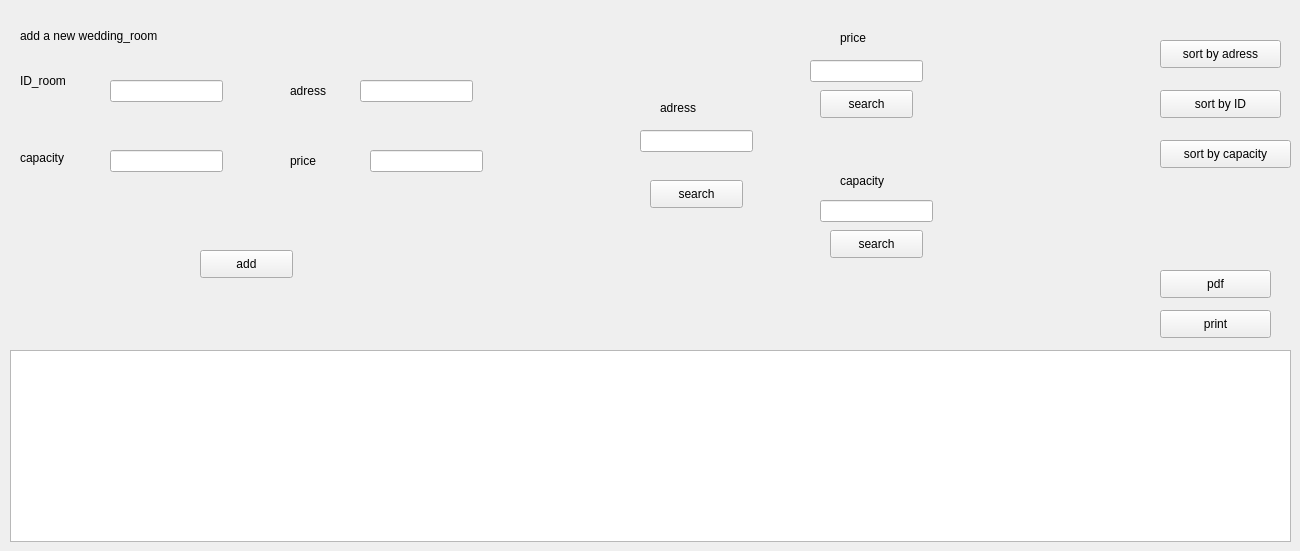
     <widget class="QWidget" name="tab_32">
      <attribute name="title">
       <string>add</string>
      </attribute>
      <widget class="QTableView" name="table_salle">
       <property name="geometry">
        <rect>
         <x>10</x>
         <y>350</y>
         <width>1281</width>
         <height>192</height>
        </rect>
       </property>
      </widget>
      <widget class="QLabel" name="label_76">
       <property name="geometry">
        <rect>
         <x>20</x>
         <y>20</y>
         <width>251</width>
         <height>31</height>
        </rect>
       </property>
       <property name="text">
        <string>add a new wedding_room</string>
       </property>
      </widget>
      <widget class="QLabel" name="label_77">
       <property name="geometry">
        <rect>
         <x>20</x>
         <y>60</y>
         <width>81</width>
         <height>41</height>
        </rect>
       </property>
       <property name="text">
        <string>ID_room</string>
       </property>
      </widget>
      <widget class="QLabel" name="label_78">
       <property name="geometry">
        <rect>
         <x>20</x>
         <y>150</y>
         <width>81</width>
         <height>16</height>
        </rect>
       </property>
       <property name="text">
        <string>capacity</string>
       </property>
      </widget>
      <widget class="QLabel" name="label_80">
       <property name="geometry">
        <rect>
         <x>290</x>
         <y>80</y>
         <width>61</width>
         <height>21</height>
        </rect>
       </property>
       <property name="text">
        <string>adress</string>
       </property>
      </widget>
      <widget class="QLabel" name="label_81">
       <property name="geometry">
        <rect>
         <x>290</x>
         <y>140</y>
         <width>56</width>
         <height>41</height>
        </rect>
       </property>
       <property name="text">
        <string>price</string>
       </property>
      </widget>
      <widget class="QLineEdit" name="idsalla_add">
       <property name="geometry">
        <rect>
         <x>110</x>
         <y>80</y>
         <width>113</width>
         <height>22</height>
        </rect>
       </property>
      </widget>
      <widget class="QLineEdit" name="capacitysalle_add">
       <property name="geometry">
        <rect>
         <x>110</x>
         <y>150</y>
         <width>113</width>
         <height>22</height>
        </rect>
       </property>
      </widget>
      <widget class="QLineEdit" name="adresssalleadd">
       <property name="geometry">
        <rect>
         <x>360</x>
         <y>80</y>
         <width>113</width>
         <height>22</height>
        </rect>
       </property>
      </widget>
      <widget class="QLineEdit" name="pricesalle_add">
       <property name="geometry">
        <rect>
         <x>370</x>
         <y>150</y>
         <width>113</width>
         <height>22</height>
        </rect>
       </property>
      </widget>
      <widget class="QPushButton" name="sortadress_salle">
       <property name="geometry">
        <rect>
         <x>1160</x>
         <y>40</y>
         <width>121</width>
         <height>28</height>
        </rect>
       </property>
       <property name="text">
        <string>sort by adress</string>
       </property>
      </widget>
      <widget class="QPushButton" name="sortID_salle">
       <property name="geometry">
        <rect>
         <x>1160</x>
         <y>90</y>
         <width>121</width>
         <height>28</height>
        </rect>
       </property>
       <property name="text">
        <string>sort by ID</string>
       </property>
      </widget>
      <widget class="QPushButton" name="sortcapacity_salle">
       <property name="geometry">
        <rect>
         <x>1160</x>
         <y>140</y>
         <width>131</width>
         <height>28</height>
        </rect>
       </property>
       <property name="text">
        <string>sort by capacity</string>
       </property>
      </widget>
      <widget class="QPushButton" name="searchsalle1_price">
       <property name="geometry">
        <rect>
         <x>820</x>
         <y>90</y>
         <width>93</width>
         <height>28</height>
        </rect>
       </property>
       <property name="text">
        <string>search</string>
       </property>
      </widget>
      <widget class="QPushButton" name="searchsalla2_adress">
       <property name="geometry">
        <rect>
         <x>650</x>
         <y>180</y>
         <width>93</width>
         <height>28</height>
        </rect>
       </property>
       <property name="text">
        <string>search</string>
       </property>
      </widget>
      <widget class="QPushButton" name="searchsalla3_capacity">
       <property name="geometry">
        <rect>
         <x>830</x>
         <y>230</y>
         <width>93</width>
         <height>28</height>
        </rect>
       </property>
       <property name="text">
        <string>search</string>
       </property>
      </widget>
      <widget class="QLineEdit" name="searchadress_salle">
       <property name="geometry">
        <rect>
         <x>640</x>
         <y>130</y>
         <width>113</width>
         <height>22</height>
        </rect>
       </property>
      </widget>
      <widget class="QLineEdit" name="searchprice_salle">
       <property name="geometry">
        <rect>
         <x>810</x>
         <y>60</y>
         <width>113</width>
         <height>22</height>
        </rect>
       </property>
      </widget>
      <widget class="QLineEdit" name="searchcapacity_salle">
       <property name="geometry">
        <rect>
         <x>820</x>
         <y>200</y>
         <width>113</width>
         <height>22</height>
        </rect>
       </property>
      </widget>
      <widget class="QLabel" name="label_82">
       <property name="geometry">
        <rect>
         <x>660</x>
         <y>100</y>
         <width>56</width>
         <height>16</height>
        </rect>
       </property>
       <property name="text">
        <string>adress</string>
       </property>
      </widget>
      <widget class="QLabel" name="label_83">
       <property name="geometry">
        <rect>
         <x>840</x>
         <y>160</y>
         <width>91</width>
         <height>41</height>
        </rect>
       </property>
       <property name="text">
        <string>capacity</string>
       </property>
      </widget>
      <widget class="QLabel" name="label_84">
       <property name="geometry">
        <rect>
         <x>840</x>
         <y>30</y>
         <width>56</width>
         <height>16</height>
        </rect>
       </property>
       <property name="text">
        <string>price</string>
       </property>
      </widget>
      <widget class="QPushButton" name="pdf_salle">
       <property name="geometry">
        <rect>
         <x>1160</x>
         <y>270</y>
         <width>111</width>
         <height>28</height>
        </rect>
       </property>
       <property name="text">
        <string>pdf</string>
       </property>
      </widget>
      <widget class="QPushButton" name="print_salle">
       <property name="geometry">
        <rect>
         <x>1160</x>
         <y>310</y>
         <width>111</width>
         <height>28</height>
        </rect>
       </property>
       <property name="text">
        <string>print</string>
       </property>
      </widget>
      <widget class="QPushButton" name="addsalla">
       <property name="geometry">
        <rect>
         <x>200</x>
         <y>250</y>
         <width>93</width>
         <height>28</height>
        </rect>
       </property>
       <property name="text">
        <string>add</string>
       </property>
      </widget>
     </widget>
